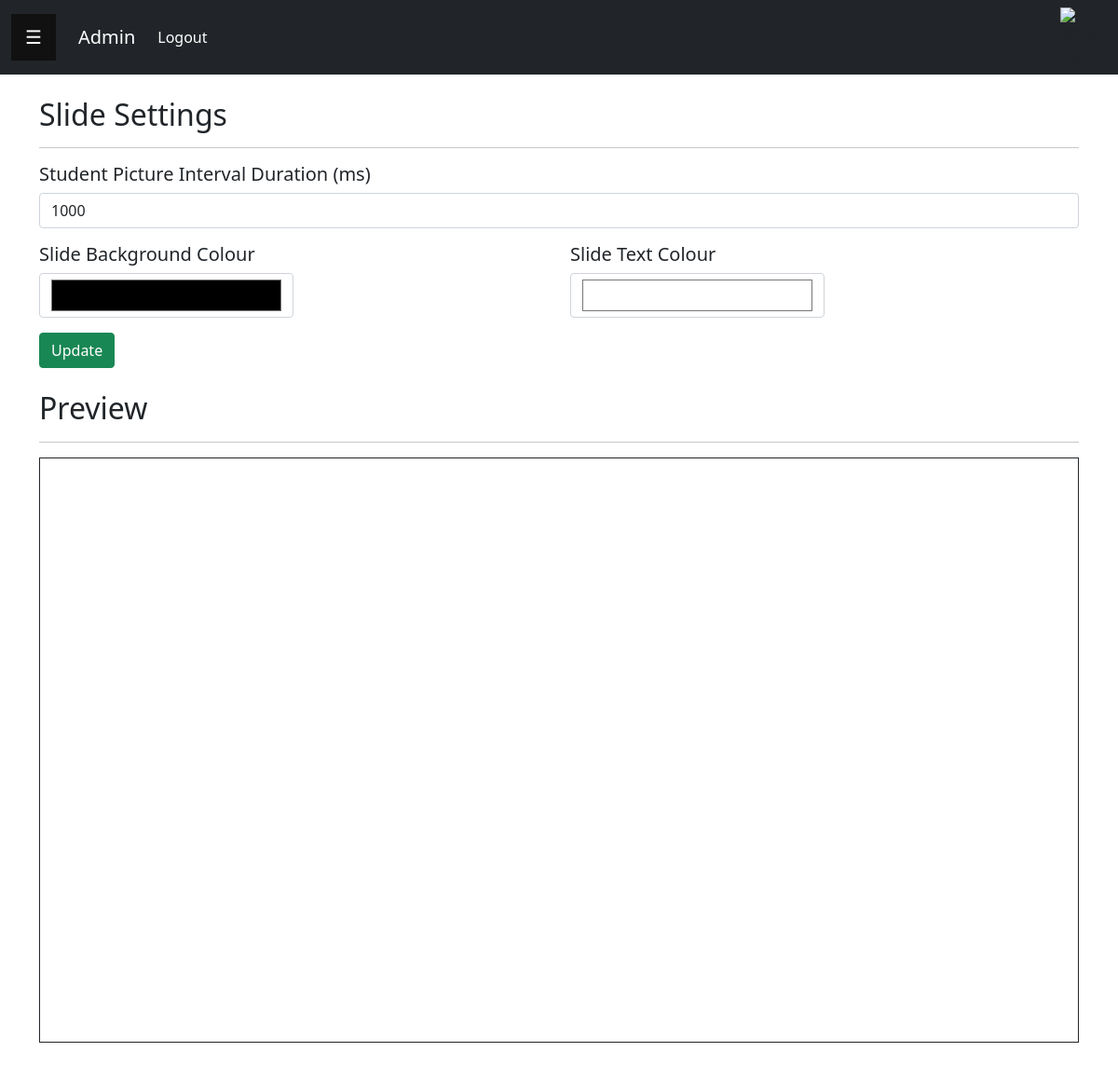
Page /app/slideSettings.php (signed in) on the committed database.
### tables this page shows
CREATE TABLE `settings` (
  `setting_id` int NOT NULL,
  `setting_name` varchar(128) NOT NULL,
  `setting_value` varchar(10240) NOT NULL
);

### app/slideSettings.php (the view, shortened to what this page needs)
<?php
  require("functions.php");
?>
<!DOCTYPE html>
<html lang="en" dir="ltr">
  <head>
    <link href="https://cdn.jsdelivr.net/npm/bootstrap@5.0.1/dist/css/bootstrap.min.css" rel="stylesheet">
    <link rel="stylesheet" href="navbar.css">
  </head>
  <body>
    <div id="main">
      <div class="container my-4">
        <div class="mb-4">
          <h2>Slide Settings</h2>
          <hr>
          <div class="mb-3">
            <h5>Student Picture Interval Duration (ms)</h5>
            <?php
              $interval = getSlideInterval();
              echo "<input type='number' id='intervalDuration' class='form-control' value='".$interval."'>";
            ?>
          </div>
          <div class="row mb-5">
            <div class="col">
              <h5>Slide Background Colour</h5>
              <?php
                $slideBackgroundColour = getSlideBackgroundColour();
                echo "<input type='color' id='slideBackgroundColour' class='form-control w-50 h-100' value='".htmlspecialchars($slideBackgroundColour, ENT_QUOTES)."'>";
              ?>
            </div>
            <div class="col">
              <h5>Slide Text Colour</h5>
              <?php
                $slideTextColour = getSlideTextColour();
                echo "<input type='color' id='slideTextColour' class='form-control w-50 h-100' value='".htmlspecialchars($slideTextColour, ENT_QUOTES)."'>";
              ?>
            </div>
          </div>
          <button type="button" class="btn btn-success" onclick="updateSettings()">Update</button>
        </div>
        <div class="mb-4">
          <h2>Preview</h2>
          <hr>
          <div class="ratio ratio-16x9 border border-dark mb-3">
            <iframe src="slideshow.php"></iframe>
          </div>
        </div>
      </div>
    </div>
  </body>
</html>

### app/navbar.css (style rules this page uses)
#main { transition: margin-left 0.5s; }

### rows in the picture
settings: setting_value "1000"
settings: setting_value "#000000"
settings: setting_value "#ffffff"
